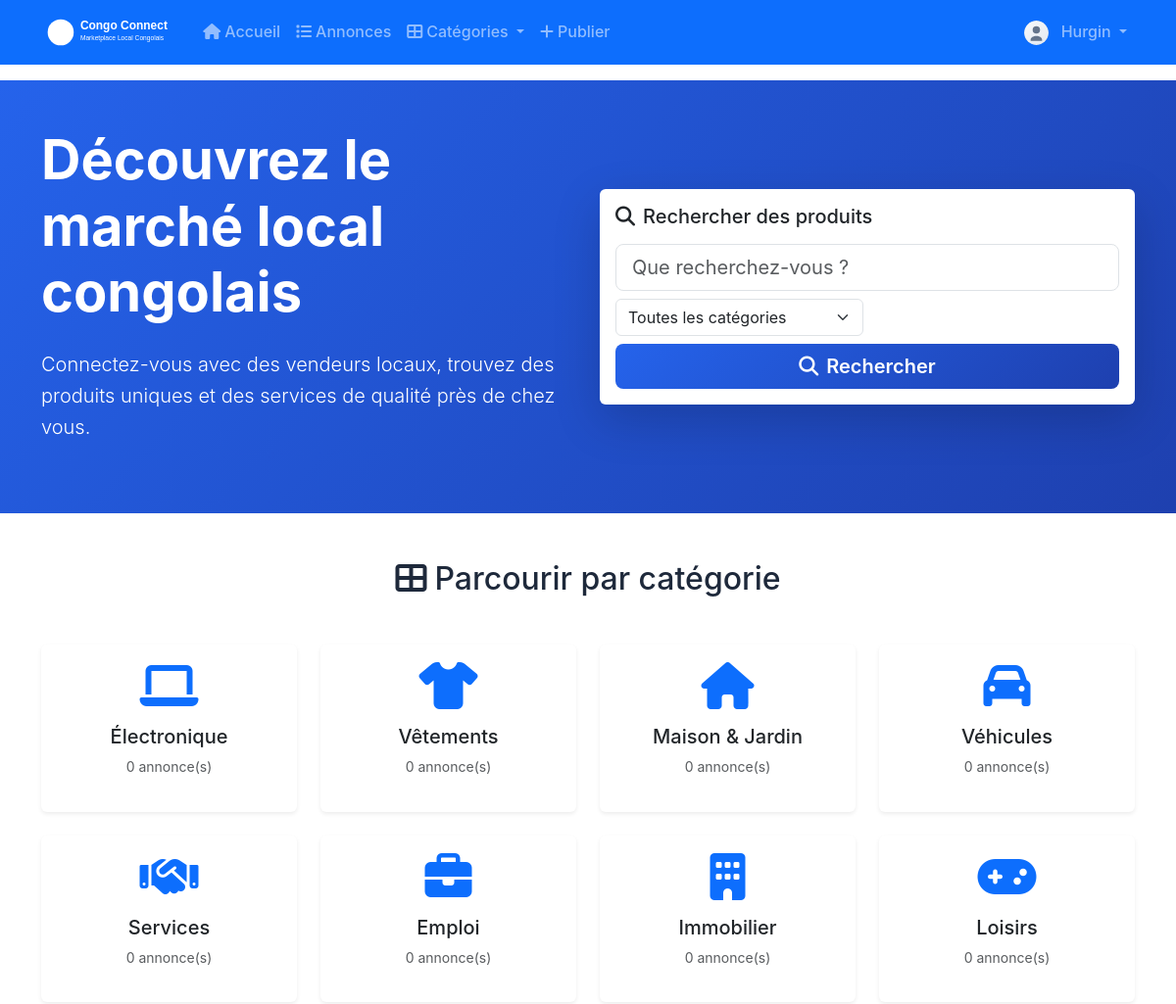
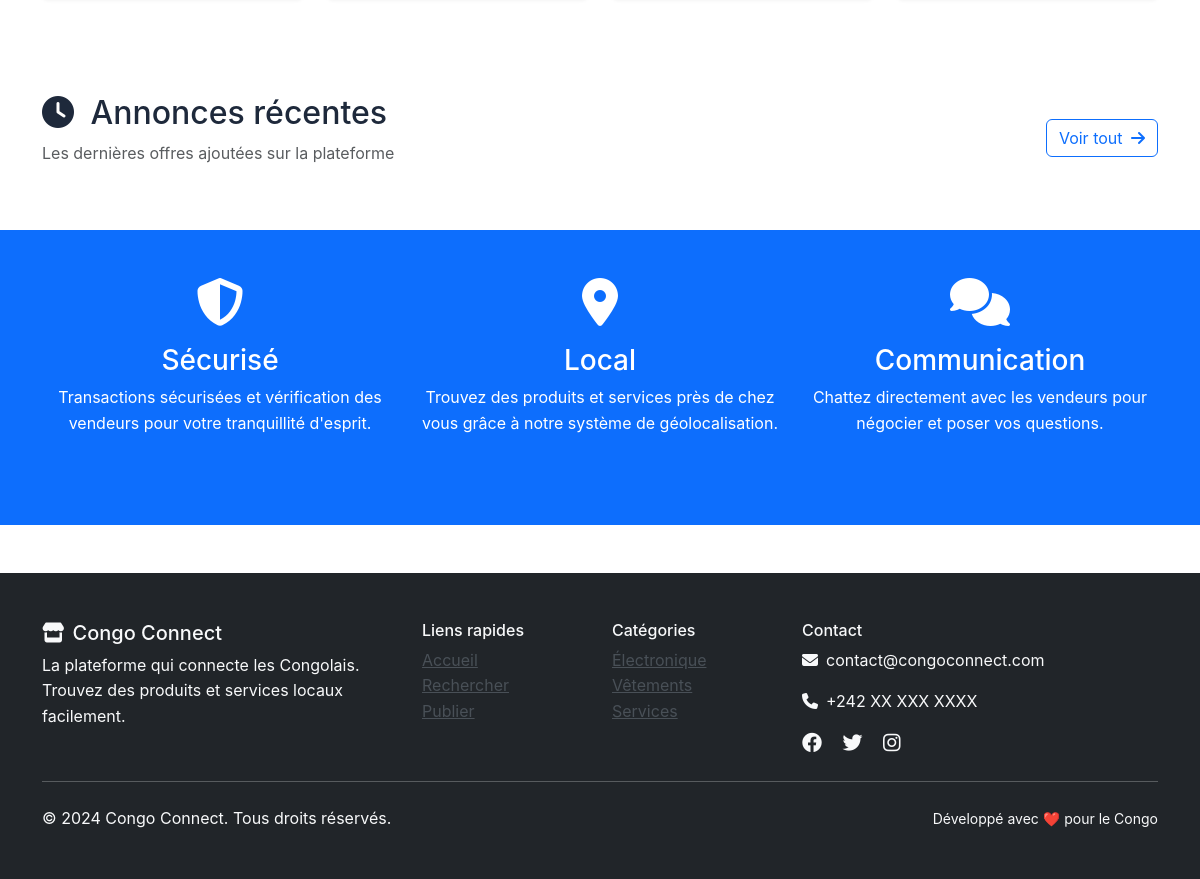
The page / (signed in) on the database its author committed (2 pictures, top to bottom).
### models.py (models this page shows, shortened)
class User(UserMixin, db.Model):
    __tablename__ = 'users'
    id = db.Column(db.Integer, primary_key=True)
    phone_number = db.Column(db.String(15), unique=True, nullable=False)
    first_name = db.Column(db.String(50), nullable=False)
    last_name = db.Column(db.String(50), nullable=False)
    profile_picture = db.Column(db.String(200), default='default-avatar.svg')
    password_hash = db.Column(db.String(256), nullable=False)
    is_premium = db.Column(db.Boolean, default=False)
    premium_end_date = db.Column(db.DateTime)
    location = db.Column(db.String(200))
    latitude = db.Column(db.Float)
    longitude = db.Column(db.Float)
    created_at = db.Column(db.DateTime, default=datetime.utcnow)
    active = db.Column(db.Boolean, default=True)
    listings = db.relationship('Listing', backref='user', lazy=True, cascade='all, delete-orphan')
    premium_requests = db.relationship('PremiumRequest', backref='user', lazy=True, cascade='all, delete-orphan')
    sent_messages = db.relationship('ChatMessage', foreign_keys='ChatMessage.sender_id', backref='sender', lazy=True)
    received_messages = db.relationship('ChatMessage', foreign_keys='ChatMessage.receiver_id', backref='receiver', lazy=True)
    @property
    def is_premium_active(self):
        if not self.is_premium:
            return False
        if self.premium_end_date and self.premium_end_date < datetime.utcnow():
            return False
        return True

class Category(db.Model):
    __tablename__ = 'categories'
    id = db.Column(db.Integer, primary_key=True)
    name = db.Column(db.String(100), unique=True, nullable=False)
    description = db.Column(db.Text)
    icon = db.Column(db.String(50), default='fas fa-tag')
    created_at = db.Column(db.DateTime, default=datetime.utcnow)
    listings = db.relationship('Listing', backref='category', lazy=True)

### routes.py (the view)
@app.route('/')
def index():
    search = request.args.get('search', '')
    category_id = request.args.get('category', type=int)
    location = request.args.get('location', '')
    user_lat = request.args.get('lat', type=float)
    user_lon = request.args.get('lon', type=float)
    query = Listing.query.filter_by(active=True, is_sold=False)
    if search:
        query = query.filter(or_(
            Listing.title.contains(search),
            Listing.description.contains(search)
        ))
    if category_id:
        query = query.filter(Listing.category_id == category_id)
    if location:
        query = query.filter(Listing.location.contains(location))
    listings = query.all()
    def sort_key(listing):
        premium_score = 1000 if listing.is_premium_listing else 0
        distance_score = 0
        if user_lat and user_lon and listing.latitude and listing.longitude:
            distance = calculate_distance(user_lat, user_lon, listing.latitude, listing.longitude)
            distance_score = max(0, 100 - distance)  # Closer = higher score
        return -(premium_score + distance_score)  # Negative for descending order
    listings.sort(key=sort_key)
    premium_listings = [l for l in listings if l.is_premium_listing][:6]
    recent_listings = sorted(listings, key=lambda x: x.created_at, reverse=True)[:8]
    categories = Category.query.all()
    return render_template('index.html',
                         listings=listings,
                         premium_listings=premium_listings,
                         recent_listings=recent_listings,
                         categories=categories,
                         search=search,
                         selected_category=category_id,
                         location=location)

### app.py (called while the page is built)
@login_manager.user_loader
def load_user(user_id):
    from models import User
    return User.query.get(int(user_id))

@app.context_processor
def inject_categories():
    from models import Category
    return dict(categories=Category.query.all())

### templates/index.html (shortened to what this page needs)
{% extends "base.html" %}
{% block content %}
<section class="hero-section bg-primary text-white py-5">
    <div class="container">
        <div class="row align-items-center">
            <div class="col-lg-6">
                <h1 class="display-4 fw-bold mb-4">
                    Découvrez le marché local congolais
                </h1>
                <p class="lead mb-4">
                    Connectez-vous avec des vendeurs locaux, trouvez des produits uniques et
                    des services de qualité près de chez vous.
                </p>
            </div>
            <div class="col-lg-6">
                <div class="card shadow-lg">
                    <div class="card-body">
                        <h5 class="card-title text-dark mb-3">
                            <i class="fas fa-search me-2"></i>Rechercher des produits
                        </h5>
                        <form action="{{ url_for('search') }}" method="GET">
                            <div class="row g-2">
                                <div class="col-12">
                                    <input type="text" class="form-control form-control-lg"
                                           name="search" placeholder="Que recherchez-vous ?"
                                           value="{{ search or '' }}">
                                </div>
                                <div class="col-md-6">
                                    <select class="form-select" name="category">
                                        <option value="">Toutes les catégories</option>
                                    </select>
                                </div>
                                <div class="col-12">
                                    <button type="submit" class="btn btn-primary btn-lg w-100">
                                        <i class="fas fa-search me-2"></i>Rechercher
                                    </button>
                                </div>
                            </div>
                        </form>
                    </div>
                </div>
            </div>
        </div>
    </div>
</section>
<section class="py-5">
    <div class="container">
        <h2 class="text-center mb-5">
            <i class="fas fa-th-large me-2"></i>Parcourir par catégorie
        </h2>
        <div class="row g-4">
            {% for category in categories %}
            <div class="col-lg-3 col-md-4 col-sm-6">
                <a href="{{ url_for('search', category=category.id) }}" class="text-decoration-none">
                    <div class="card h-100 shadow-sm category-card">
                        <div class="card-body text-center">
                            <i class="{{ category.icon }} fa-3x text-primary mb-3"></i>
                            <h5 class="card-title">{{ category.name }}</h5>
                            <p class="text-muted small">
                                {{ category.listings|length }} annonce(s)
                            </p>
                        </div>
                    </div>
                </a>
            </div>
            {% endfor %}
        </div>
    </div>
</section>
<section class="py-5">
    <div class="container">
        <div class="row align-items-center mb-4">
            <div class="col">
                <h2>
                    <i class="fas fa-clock me-2"></i>
                    Annonces récentes
                </h2>
                <p class="text-muted">Les dernières offres ajoutées sur la plateforme</p>
            </div>
            <div class="col-auto">
                <a href="{{ url_for('search', sort='newest') }}" class="btn btn-outline-primary">
                    Voir tout <i class="fas fa-arrow-right ms-1"></i>
                </a>
            </div>
        </div>
    </div>
</section>
<section class="py-5 bg-primary text-white">
    <div class="container">
        <div class="row text-center">
            <div class="col-lg-4 mb-4">
                <div class="feature-icon mb-3">
                    <i class="fas fa-shield-alt fa-3x"></i>
                </div>
                <h3>Sécurisé</h3>
                <p>Transactions sécurisées et vérification des vendeurs pour votre tranquillité d'esprit.</p>
            </div>
            <div class="col-lg-4 mb-4">
                <div class="feature-icon mb-3">
                    <i class="fas fa-map-marker-alt fa-3x"></i>
                </div>
                <h3>Local</h3>
                <p>Trouvez des produits et services près de chez vous grâce à notre système de géolocalisation.</p>
            </div>
            <div class="col-lg-4 mb-4">
                <div class="feature-icon mb-3">
                    <i class="fas fa-comments fa-3x"></i>
                </div>
                <h3>Communication</h3>
                <p>Chattez directement avec les vendeurs pour négocier et poser vos questions.</p>
            </div>
        </div>
    </div>
</section>
{% endblock %}

### templates/base.html (shortened to what this page needs)
<!DOCTYPE html>
<html lang="fr">
<head>
    <link href="https://cdn.jsdelivr.net/npm/bootstrap@5.3.0/dist/css/bootstrap.min.css" rel="stylesheet">
    <link rel="stylesheet" href="https://cdnjs.cloudflare.com/ajax/libs/font-awesome/6.4.0/css/all.min.css">
    <link rel="stylesheet" href="{{ url_for('static', filename='css/style.css') }}">
</head>
<body>
    <nav class="navbar navbar-expand-lg navbar-dark bg-primary sticky-top">
        <div class="container">
            <a class="navbar-brand fw-bold" href="{{ url_for('index') }}">
                <img src="{{ url_for('static', filename='img/congo-connect-logo.svg') }}"
                     alt="Congo Connect" height="40" class="me-2"
                     style="filter: brightness(0) invert(1);">
            </a>
            <div class="collapse navbar-collapse" id="navbarNav">
                <ul class="navbar-nav me-auto">
                    <li class="nav-item">
                        <a class="nav-link" href="{{ url_for('index') }}">
                            <i class="fas fa-home me-1"></i>Accueil
                        </a>
                    </li>
                    <li class="nav-item">
                        <a class="nav-link" href="{{ url_for('index') }}">
                            <i class="fas fa-list me-1"></i>Annonces
                        </a>
                    </li>
                    <li class="nav-item dropdown">
                        <a class="nav-link dropdown-toggle" href="#" role="button" data-bs-toggle="dropdown">
                            <i class="fas fa-th-large me-1"></i>Catégories
                        </a>
                    </li>
                    {% if current_user.is_authenticated %}
                    <li class="nav-item">
                        <a class="nav-link" href="{{ url_for('create_listing') }}">
                            <i class="fas fa-plus me-1"></i>Publier
                        </a>
                    </li>
                    {% endif %}
                </ul>
                <ul class="navbar-nav">
                    {% if current_user.is_authenticated %}
                    <li class="nav-item dropdown">
                        <a class="nav-link dropdown-toggle" href="#" role="button" data-bs-toggle="dropdown">
                            <img src="{{ url_for('static', filename='uploads/' + current_user.profile_picture) if current_user.profile_picture != 'default-avatar.svg' else url_for('static', filename='img/default-avatar.svg') }}"
                                 alt="Profile" class="rounded-circle me-2" width="25" height="25">
                            {{ current_user.first_name }}
                        </a>
                    </li>
                    {% endif %}
                </ul>
            </div>
        </div>
    </nav>
    <main>
        {% block content %}{% endblock %}
    </main>
    <footer class="bg-dark text-light py-5 mt-5">
        <div class="container">
            <div class="row">
                <div class="col-md-4">
                    <h5><i class="fas fa-store me-2"></i>Congo Connect</h5>
                    <p>La plateforme qui connecte les Congolais. Trouvez des produits et services locaux facilement.</p>
                </div>
                <div class="col-md-2">
                    <h6>Liens rapides</h6>
                    <ul class="list-unstyled">
                        <li><a href="{{ url_for('index') }}" class="text-light-emphasis">Accueil</a></li>
                        <li><a href="{{ url_for('search') }}" class="text-light-emphasis">Rechercher</a></li>
                        {% if current_user.is_authenticated %}
                        <li><a href="{{ url_for('create_listing') }}" class="text-light-emphasis">Publier</a></li>
                        {% endif %}
                    </ul>
                </div>
                <div class="col-md-2">
                    <h6>Catégories</h6>
                    <ul class="list-unstyled">
                        <li><a href="{{ url_for('search', category=1) }}" class="text-light-emphasis">Électronique</a></li>
                        <li><a href="{{ url_for('search', category=2) }}" class="text-light-emphasis">Vêtements</a></li>
                        <li><a href="{{ url_for('search', category=5) }}" class="text-light-emphasis">Services</a></li>
                    </ul>
                </div>
                <div class="col-md-4">
                    <h6>Contact</h6>
                    <p><i class="fas fa-envelope me-2"></i>contact@congoconnect.com</p>
                    <p><i class="fas fa-phone me-2"></i>+242 XX XXX XXXX</p>
                    <div class="mt-3">
                        <a href="#" class="text-light me-3"><i class="fab fa-facebook fa-lg"></i></a>
                        <a href="#" class="text-light me-3"><i class="fab fa-twitter fa-lg"></i></a>
                        <a href="#" class="text-light me-3"><i class="fab fa-instagram fa-lg"></i></a>
                    </div>
                </div>
            </div>
            <hr class="my-4">
            <div class="row align-items-center">
                <div class="col-md-6">
                    <p class="mb-0">&copy; 2024 Congo Connect. Tous droits réservés.</p>
                </div>
                <div class="col-md-6 text-md-end">
                    <small>Développé avec ❤️ pour le Congo</small>
                </div>
            </div>
        </div>
    </footer>
</body>
</html>

### static/css/style.css (style rules this page uses)
:root { --primary-color: #2563eb; --secondary-color: #f59e0b; --success-color: #10b981; --danger-color: #ef4444; --warning-color: #f59e0b; --info-color: #06b6d4; --light-color: #f8fafc; --dark-color: #1e293b; --premium-gold: #ffd700; --shadow: 0 4px 6px -1px rgba(0, 0, 0, 0.1), 0 2px 4px -1px rgba(0, 0, 0, 0.06); --shadow-lg: 0 20px 25px -5px rgba(0, 0, 0, 0.1), 0 10px 10px -5px rgba(0, 0, 0, 0.04); }
body { font-family: 'Inter', -apple-system, BlinkMacSystemFont, 'Segoe UI', Roboto, sans-serif; line-height: 1.6; color: var(--dark-color); }
.navbar-brand { font-size: 1.5rem; font-weight: 700; }
.navbar-nav .nav-link { font-weight: 500; transition: color 0.3s ease; }
.hero-section { background: linear-gradient(135deg, var(--primary-color) 0%, #1e40af 100%); position: relative; overflow: hidden; }
.hero-section::before { content: ''; position: absolute; top: 0; left: 0; right: 0; bottom: 0; opacity: 0.1; }
.hero-section .container { position: relative; z-index: 1; }
.card { border: none; box-shadow: var(--shadow); transition: all 0.3s ease; }
.category-card { border: 2px solid transparent; transition: all 0.3s ease; cursor: pointer; }
.btn-primary { background: linear-gradient(135deg, var(--primary-color), #1e40af); border: none; font-weight: 600; transition: all 0.3s ease; }

### rows shown on the page
User: profile_picture (placeholder picture), first_name "Hurgin"
Category: name "Électronique", listings|length "0"
Category: name "Vêtements", listings|length "0"
Category: name "Maison & Jardin", listings|length "0"
Category: name "Véhicules", listings|length "0"
Category: name "Services", listings|length "0"
Category: name "Emploi", listings|length "0"
Category: name "Immobilier", listings|length "0"
Category: name "Loisirs", listings|length "0"
